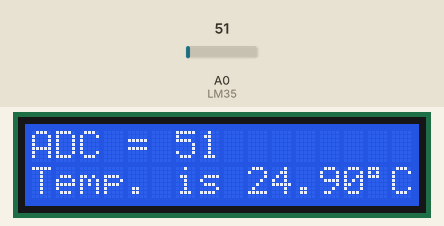
A sketch run on a simulated Arduino Uno, built with avr-gcc and run on an emulated ATmega328P. Parts: 16×2 character LCD. The test bench sets the inputs (shaded band); at power-on: A0 (LM35) = 51. What the sketch prints to the serial monitor is not drawn.

Above: at 1.2 s.
1.3 s: A0 (LM35) set to 61
At 2.9 s:
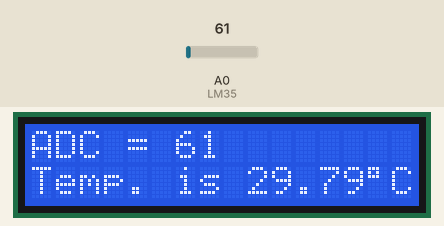
5.4 s: A0 (LM35) set to 71
At 7.0 s:
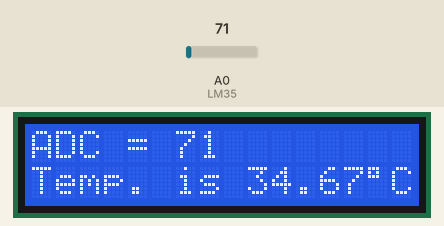
8.7 s: A0 (LM35) set to 86
At 9.9 s:
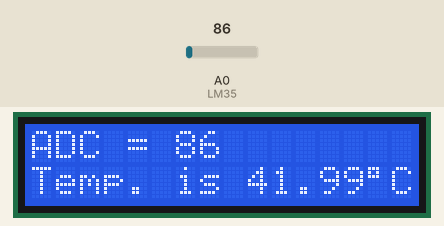
Timing chart, 0 to 11.7 s (numbered marks = the images above; inputs shaded):
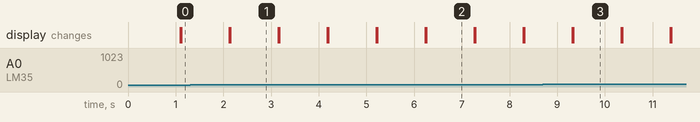

The sketch:

tempC_tempF_LCD.ino
```cpp
#include <LiquidCrystal_I2C.h>

#define LM35 A0

LiquidCrystal_I2C lcd (0x27,16,2);


void setup() {
  // put your setup code here, to run once:

  analogReference(DEFAULT);
  lcd.init();
  lcd.backlight();


  Serial.begin(9600);
}

void loop() {
  // put your main code here, to run repeatedly:
  int analogInput = analogRead(LM35);
  float tempC = (analogInput*5.0*100.0) / 1024.0;
  float tempF = (tempC*9.0/5.0)+32.0;
  Serial.println(analogInput);
  String(ADCstr)=String(analogInput);

  lcd.setCursor(0, 0);
  lcd.print("ADC = "+ ADCstr);
  float TempValue = ((analogInput * 5.0 *100.0)
  /1024.0);
  String(Tempstr)=String(TempValue);
  lcd.setCursor(0, 1);
  lcd.print("Temp. is "+ Tempstr +(char)0xDF+"C" );
  delay(1000);
  lcd.clear();

}
```

Measured:
- after the input at 1.3 s, the display: first differs from a run without the input after 0.84 s (image 1)
- after the input at 5.4 s, the display: first differs from a run without the input after 0.85 s (image 2)
- after the input at 8.7 s, the display: first differs from a run without the input after 0.63 s (image 3)
- what the display in image 1 shows lasts 1.0 s, from 2.1 s to 3.1 s
